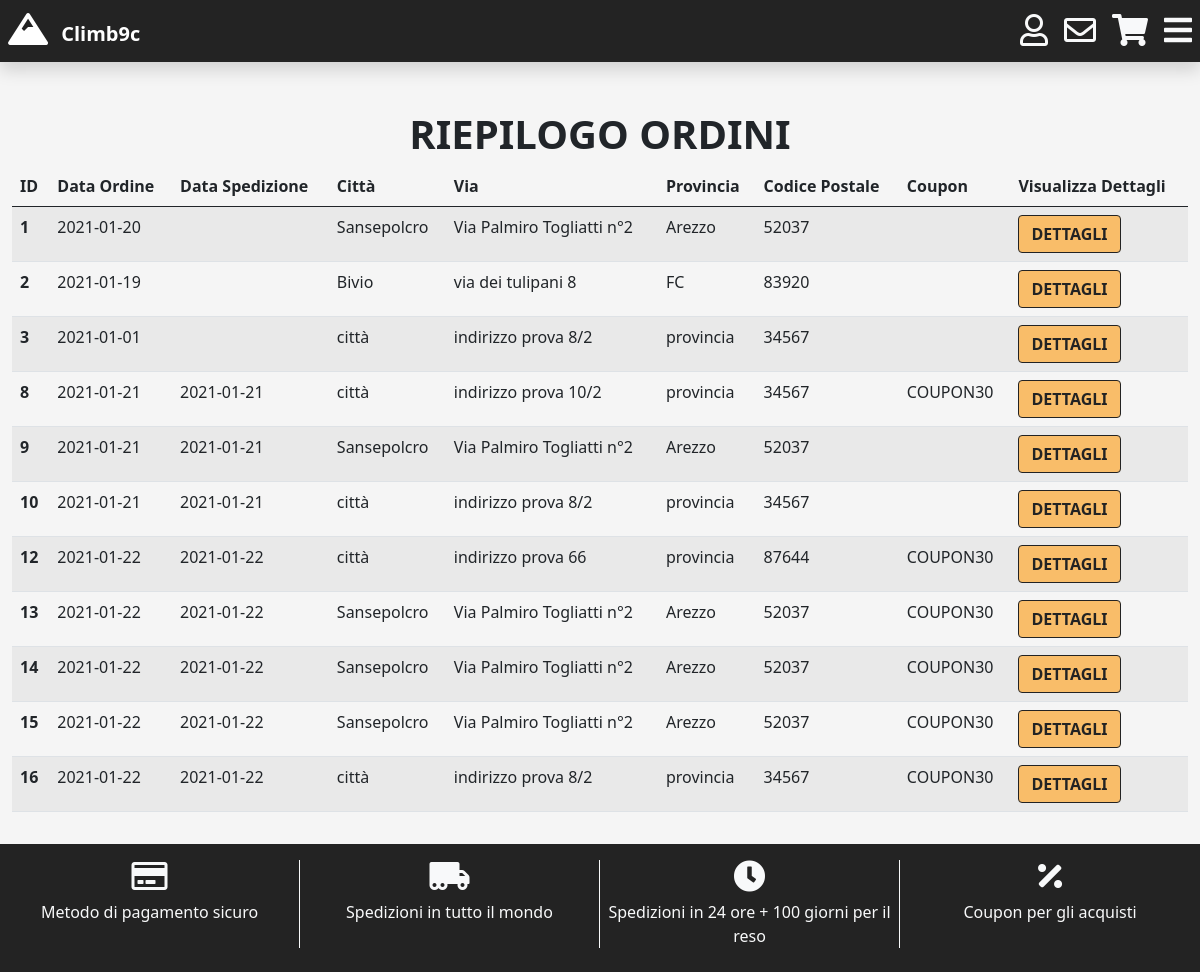
Page /orders-summary.php (signed in) on the earlier database version.
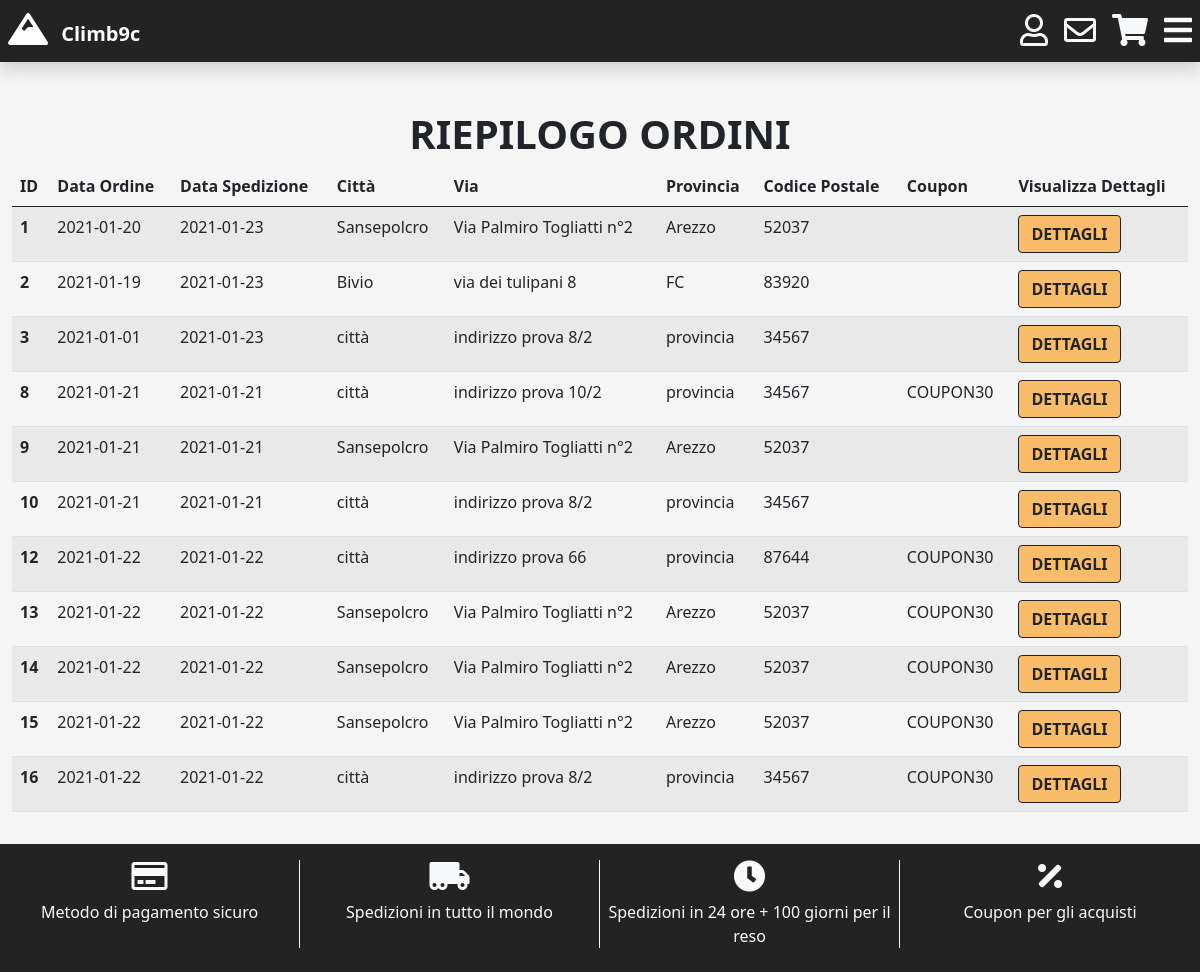
Same page on the later database version.
### tables this page shows
CREATE TABLE `order` (
  `idORDER` int(11) NOT NULL,
  `date` date NOT NULL,
  `customer_address` int(11) NOT NULL,
  `shipping_date` date DEFAULT NULL,
  `COUPONcode` varchar(10) DEFAULT NULL
);

### html/orders-summary.php (called while the page is built)
<?php
require_once 'bootstrap.php';
if(isset($_SESSION["idCUSTOMER"])){
    $templateParams["title"]="Climb9c - Riepilogo ordini";
    $templateParams["search_bar"] = FALSE;
    $templateParams["name"] = "orders-summary-template.php";
    $templateParams["customerOrders"] = $dbh->getOrders($_SESSION["idCUSTOMER"]);
    $templateParams["categories"]=$dbh->getCategories();
    foreach($templateParams["categories"] as $category){
        $templateParams[$category["id"]."-subcategory"]=$dbh->getSubcategories($category["id"]);
    }
}else{
    header("location: login.php");
}
require './template/base-template.php';
?>

### html/db/database.php (called while the page is built, shortened)
<?php
class DatabaseHelper{
    private $db;
    public function __construct($servername, $username, $password, $dbname, $port){
        $this->db = new mysqli($servername, $username, $password, $dbname, $port);
    }
    public function getCategories(){
      $query = "SELECT name, idCATEGORY AS id FROM category";
      $stmt = $this->db->prepare($query);
      $stmt->execute();
      $result = $stmt->get_result();
      return $result->fetch_all(MYSQLI_ASSOC);
    }
    public function getSubcategories($idCategory){
      $query = "SELECT s.name, s.idSUBCATEGORY AS id FROM subcategory s INNER JOIN category c ON s.idCATEGORY=c.idCATEGORY WHERE s.idCATEGORY=?";
      $stmt = $this->db->prepare($query);
      $stmt->bind_param('i',$idCategory);
      $stmt->execute();
      $result = $stmt->get_result();
      return $result->fetch_all(MYSQLI_ASSOC);
    }
    public function getOrders($idCUSTOMER){
      $query = "SELECT o.idORDER, o.date, o.shipping_date, o.COUPONcode, a.street, a.province, a.city, a.zip_code
      FROM (`order` o JOIN `customer_address` c ON o.customer_address=c.idCUSTOMER_ADDRESS)
      JOIN `address` a ON c.idADDRESS=a.idADDRESS
      WHERE c.idCUSTOMER=?
      GROUP BY o.idORDER";
      $stmt = $this->db->prepare($query);
      $stmt->bind_param('i',$idCUSTOMER);
      $stmt->execute();
      $result = $stmt->get_result();
      return $result->fetch_all(MYSQLI_ASSOC);
    }
}
?>

### html/bootstrap.php (called while the page is built, shortened)
<?php
require_once("db/database.php");
$dbh = new DatabaseHelper("4.tcp.ngrok.io", "root", "", "climb_9c", 15989);
?>

### html/template/orders-summary-template.php (the view, shortened to what this page needs)
<div class="row mx-auto mt-5 mb-2">
    <div class="col-12 m-auto">
        <h1 class="m-auto fw-bold text-center">RIEPILOGO ORDINI</h1>
    </div>
</div>
<div class="row m-auto scroll">
    <div class="col-md-12 m-auto">
        <table class="table table-striped">
            <thead>
              <tr>
                <th scope="col">ID</th>
                <th scope="col">Data Ordine</th>
                <th scope="col">Data Spedizione</th>
                <th scope="col">Città</th>
                <th scope="col">Via</th>
                <th scope="col">Provincia</th>
                <th scope="col">Codice Postale</th>
                <th scope="col">Coupon</th>
                <th scope="col">Visualizza Dettagli</th>
              </tr>
            </thead>
            <tbody>
            <?php foreach($templateParams["customerOrders"] as $order): ?>
              <tr>
                <th scope="row"><?php echo $order["idORDER"] ?></th>
                <td><?php echo $order["date"] ?></td>
                <td><?php echo $order["shipping_date"] ?></td>
                <td><?php echo $order["city"] ?></td>
                <td><?php echo $order["street"] ?></td>
                <td><?php echo $order["province"] ?></td>
                <td><?php echo $order["zip_code"] ?></td>
                <td><?php echo $order["COUPONcode"] ?></td>
                <td>
                  <form action="./order-detail.php" method="post">
                    <button type="submit" class="btn btn-primary fw-bold">DETTAGLI</button>
                  </form>
                </td>
              </tr>
              <?php endforeach; ?>
            </tbody>
          </table>
    </div>
</div>

### html/template/base-template.php (shortened to what this page needs)
<!DOCTYPE html>
<html lang="it">
    <head>
        <link href="https://cdn.jsdelivr.net/npm/bootstrap@5.0.0-beta1/dist/css/bootstrap.min.css" rel="stylesheet">
        <link rel="stylesheet" href="https://use.fontawesome.com/releases/v5.7.0/css/all.css">
        <link rel="stylesheet" type="text/css" href="./css/style.css" />
    </head>
    <body class="bg-light m-0">
        <div class="container-fluid p-0">
            <div class="row mx-0">
                <div class="col-12 p-0">
                    <header class="navbar navbar-dark bg-dark fw-bold shadow">
                        <a class="navbar-brand" href="./index.php">
                        <i class="fas fa-mountain fs-2 mx-2"></i>
                                Climb9c
                        </a>
                        <div class="d-flex text-light">
                            <?php if(isset($_SESSION["idSELLER"])): ?>
                            <a href="<?php echo "seller-home.php" ?>">
                            <i class="d-inline-block mx-2 fas fa-home text-light fs-2"></i>
                            </a>
                            <?php else: ?>
                            <a href="<?php echo "account.php" ?>">
                            <i class="d-inline-block mx-2 far fa-user text-light fs-2"></i>
                            </a>
                            <?php endif; ?>
                            <a href="<?php echo "notifications.php" ?>">
                            <i class="d-inline-block mx-2 far fa-envelope text-light fs-2"></i>
                            </a>
                            <a href="<?php echo "cart.php" ?>">
                            <i class="d-inline-block mx-2 fas fa-shopping-cart text-light fs-2"></i>
                            </a>
                            <i class="d-inline-block mx-2 fas fa-bars fs-2" id="menu-toggler"></i>
                        </div>
                    </header>
                </div>
            </div>
                <?php
                    if(isset($templateParams["name"])){
                        require($templateParams["name"]);
                    }
                ?>
            <div class="row mx-0 mt-3">
                <div class="col-12 p-0">
                    <footer class="nav bg-dark py-3">
                        <div class="col-3 border-end border-1 border-light mb-2">
                            <div class="row m-0 d-flex">
                                <i class="far fa-credit-card text-light fs-2 mb-2 text-center p-0"></i>
                            </div>
                            <div class="row m-0">
                                <p class="text-light text-center m-0 p-0">Metodo di pagamento sicuro</p>
                            </div>
                        </div>
                        <div class="col-3 border-end border-1 border-light mb-2">
                            <div class="row m-0 d-flex justify-content-center">
                            <i class="fas fa-truck-moving text-light fs-2 mb-2 text-center p-0"></i>
                            </div>
                            <div class="row m-0">
                                <p class="text-light text-center m-0 p-0">Spedizioni in tutto il mondo</p>
                            </div>
                        </div>
                        <div class="col-3 border-end border-1 border-light mb-2">
                            <div class="row m-0 d-flex justify-content-center">
                            <i class="fas fa-clock text-light fs-2 mb-2 text-center p-0"></i>
                            </div>
                            <div class="row m-0">
                                <p class="text-light text-center m-0 p-0">Spedizioni in 24 ore + 100 giorni per il reso</p>
                            </div>
                        </div>
                        <div class="col-3 mb-2">
                            <div class="row m-0 d-flex justify-content-center">
                            <i class="fas fa-percentage text-light fs-2 mb-2 text-center p-0"></i>
                            </div>
                            <div class="row m-0">
                                <p class="text-light text-center m-0 p-0">Coupon per gli acquisti</p>
                            </div>
                        </div>
                    </footer>
                </div>
            </div>
        </div>
    </body>
</html>

### html/css/style.css (style rules this page uses)
.bg-light { background-color: #F5F5F5!important; }
.bg-dark { background-color: #232323!important; }
.btn-primary { background-color: #F9BD69!important; color: #232323!important; border-color: #232323!important; }
.scroll { overflow: auto!important; white-space: nowrap!important; }

Differences in the rows shown:
changed order id 1: shipping_date (not shown) → "2021-01-23"
changed order id 2: shipping_date (not shown) → "2021-01-23"
changed order id 3: shipping_date (not shown) → "2021-01-23"
